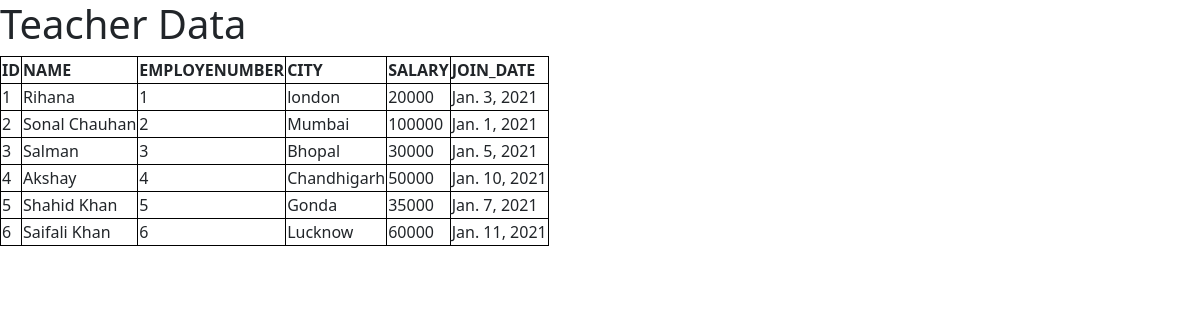
Page /teach/ on the committed database.
### school/models.py (models this page shows)
class Teacher(models.Model):
    name = models.CharField(max_length =100)
    epnum = models.IntegerField()
    city = models.CharField(max_length = 100)
    salary = models.IntegerField()
    join_date = models.DateField()

### school/views.py (the view)
# urls.py: path('teach/', views.teacher_data),
def teacher_data(request):
    teach = Teacher.objects.all()
    return render(request, 'school/Teacher.html', {'teacher': teach})

### school/templates/school/Teacher.html (shortened to what this page needs)
<!DOCTYPE html>
<html lang="en">
<head>
  <link href="https://cdn.jsdelivr.net/npm/bootstrap@5.0.0-beta1/dist/css/bootstrap.min.css" rel="stylesheet">
</head>
<body >
  <table>
    <h1> Teacher Data</h1>
    <th>ID</th>
    <th>NAME</th>
    <th>EMPLOYENUMBER</th>
    <th>CITY</th>
    <th>SALARY</th>
    <th>JOIN_DATE</th>
    {% for stud in teacher %}
    <tr>
      <td>{{stud.id}}</td>
      <td>{{stud.name}}</td>
      <td>{{stud.epnum}}</td>
      <td>{{stud.city}}</td>
      <td>{{stud.salary}}</td>
      <td>{{stud.join_date}}</td>
    </tr>
    {% endfor %}
</table>
</body>
</html>

### school/templates/school/Teacher.html (style rules this page uses)
table,th,tr,td { border : 1px solid black }

### rows in the picture
Teacher: id "1", name "Rihana", epnum "1", city "london", salary "20000", join_date "Jan. 3, 2021"
Teacher: id "2", name "Sonal Chauhan", epnum "2", city "Mumbai", salary "100000", join_date "Jan. 1, 2021"
Teacher: id "3", name "Salman", epnum "3", city "Bhopal", salary "30000", join_date "Jan. 5, 2021"
Teacher: id "4", name "Akshay", epnum "4", city "Chandhigarh", salary "50000", join_date "Jan. 10, 2021"
Teacher: id "5", name "Shahid Khan", epnum "5", city "Gonda", salary "35000", join_date "Jan. 7, 2021"
Teacher: id "6", name "Saifali Khan", epnum "6", city "Lucknow", salary "60000", join_date "Jan. 11, 2021"
